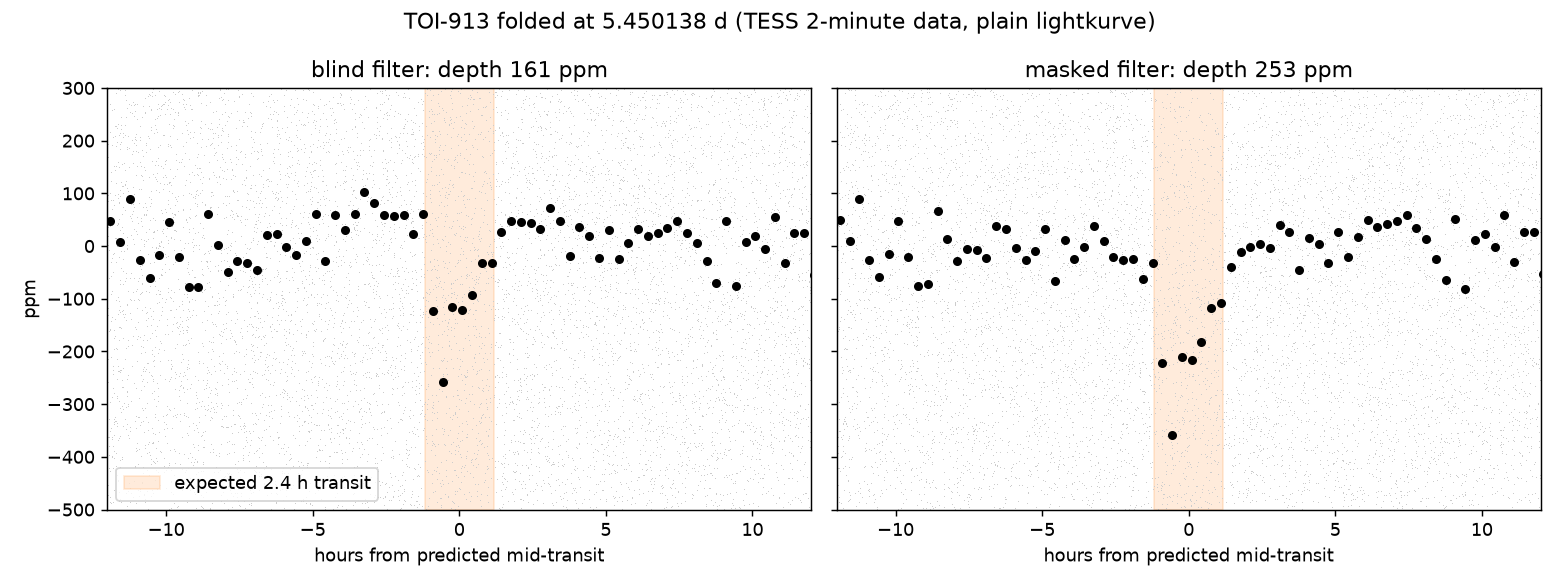

Python code for this plot:
"""See the 5.45 d dip on TOI-913 with your own eyes, in about 40 lines you can read top to bottom.

This is deliberately NOT the pipeline. It uses only lightkurve's standard tools, so if the dip shows up
here, it is not something our own code invented. Read every line before you run it.

  cd ~/dev/TESS
  python3 -m venv .venv-learn && .venv-learn/bin/pip install lightkurve matplotlib
  .venv-learn/bin/python learn/fold_by_hand.py

It writes learn/fold_by_hand.png. The first run downloads about 8 sectors of TESS data from MAST.
"""
import lightkurve as lk
import matplotlib.pyplot as plt
import numpy as np

# 1. Download every 2-minute TESS light curve the SPOC pipeline made for this star, and join them.
#    stitch() divides each sector by its own median, so they line up at 1.0.
found = lk.search_lightcurve("TIC 407126408", author="SPOC", exptime=120)
print(found)                                    # look: which sectors, which years
lc = found.download_all(quality_bitmask="default").stitch().remove_nans()

# 2. The known planet TOI-913 b (11.10 d) and the two TOI-913.02 events would swamp a 200 ppm dip.
#    Mark them so the detrending ignores them and so we can cut them out. Times are BTJD (BJD - 2457000).
mask_known = lc.create_transit_mask(period=[11.099372, 1469.851],
                                    transit_time=[1636.3086, 1648.0720],
                                    duration=[2.990 / 24 * 2, 5.95 / 24 * 2])   # twice the duration, to be safe

# 3. Remove slow wiggles (star spots, spacecraft drifts) with a smoothing window of ~0.6 day.
#    720 two-minute points per day, so ~433 points; the window must be odd.
#    We do it twice, to show you the most important trap in this whole business:
#      "blind":  the filter only knows about TOI-913 b. It partly flattens the 2.4 h dip too, so the dip shrinks.
#      "masked": the filter is also told where the 5.45 d transits are, so it leaves them alone.
#    The pipeline does the second one, but only AFTER the search has found the signal. Masking stops the
#    filter eating a dip that is there; it cannot create a dip that isn't. Compare the two depths.
P, T0, DUR_H = 5.450138, 1628.647932, 2.37     # period, mid-transit time (from the transit fit), duration
mask_cand = lc.create_transit_mask(period=P, transit_time=T0, duration=DUR_H / 24 * 2)


def fold(mask_for_filter):
    flat = lc.flatten(window_length=433, mask=mask_for_filter)
    flat = flat[~mask_known]                    # now throw the known planet's transits away
    flat = flat.remove_outliers(sigma_upper=4, sigma_lower=20)   # clip upward spikes only
    # 4. Fold: stack every 5.45-day stretch on top of the others, centred on the predicted transit.
    folded = flat.fold(period=P, epoch_time=T0)
    binned = folded.bin(time_bin_size=20 / 1440)               # average into 20-minute bins
    # 5. Measure: mean flux in the middle of the transit against the flux around it.
    t, f = binned.time.value * 24, binned.flux.value           # hours from predicted mid-transit
    inside = np.abs(t) < 0.7                                   # the central ~1.4 h of a ~2.4 h transit
    outside = (np.abs(t) > 3) & (np.abs(t) < 12)
    depth = 1e6 * (np.nanmedian(f[outside]) - np.nanmean(f[inside]))
    noise = 1e6 * np.nanstd(f[outside]) / np.sqrt(inside.sum())
    return folded, t, f, depth, noise


runs = {"blind": fold(mask_known), "masked": fold(mask_known | mask_cand)}
for name, (_, _, _, depth, noise) in runs.items():
    print(f"{name:7s} depth {depth:.0f} ppm, about {depth / noise:.1f} times the noise in those bins")

# 6. Plot: grey = every single 2-minute point (you will not see the dip in these), dots = 20-minute bins.
fig, axes = plt.subplots(1, 2, figsize=(12, 4.5), sharey=True)
for ax, (name, (folded, t, f, depth, _)) in zip(axes, runs.items()):
    ax.plot(folded.time.value * 24, 1e6 * (folded.flux.value - 1), ",", color="0.8")
    ax.plot(t, 1e6 * (f - 1), "o", color="k", ms=4)
    ax.axvspan(-DUR_H / 2, DUR_H / 2, color="tab:orange", alpha=0.15, label="expected 2.4 h transit")
    ax.set(xlim=(-12, 12), ylim=(-500, 300), xlabel="hours from predicted mid-transit",
           title=f"{name} filter: depth {depth:.0f} ppm")
axes[0].set_ylabel("ppm")
axes[0].legend(loc="lower left")
fig.suptitle(f"TOI-913 folded at {P} d (TESS 2-minute data, plain lightkurve)")
fig.tight_layout()
fig.savefig("learn/fold_by_hand.png", dpi=130)
print("wrote learn/fold_by_hand.png")
